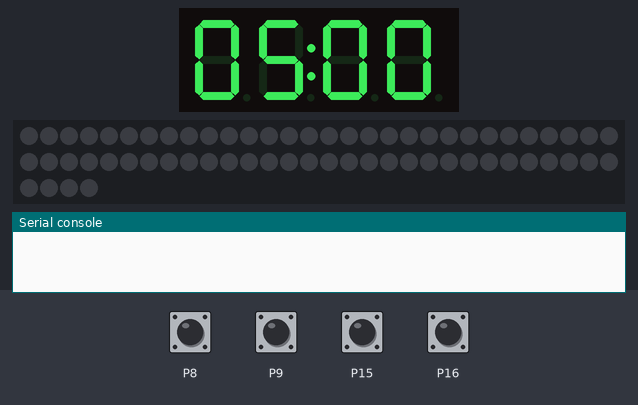
Simulated run of this program. Board: BBC micro:bit (MakeCode). On the bench: 4-digit seven-segment display, 64 RGB LEDs in strip order, left to right, continuing on the next row, the last lines printed to the serial console. The inputs (shaded band) are chosen by the test bench; at power-on: P8, P9, P15, P16 HIGH. Dim RGB values are drawn brighter than linear; random numbers come from a fixed seed.

Above: at 1.2 s.
1.3 s: P15 pulled LOW for 0.15 s
At 2.8 s:
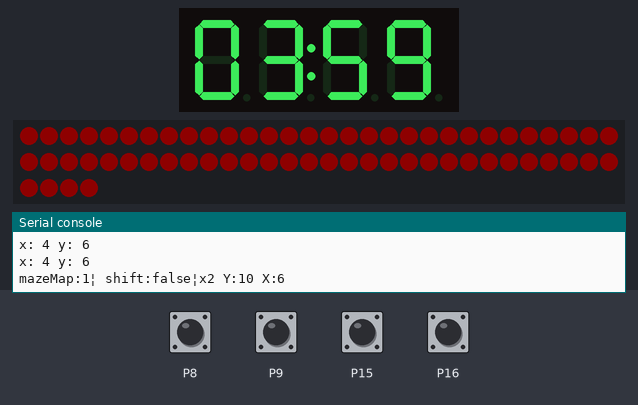
4.4 s: P8 pulled LOW for 0.15 s
At 5.5 s:
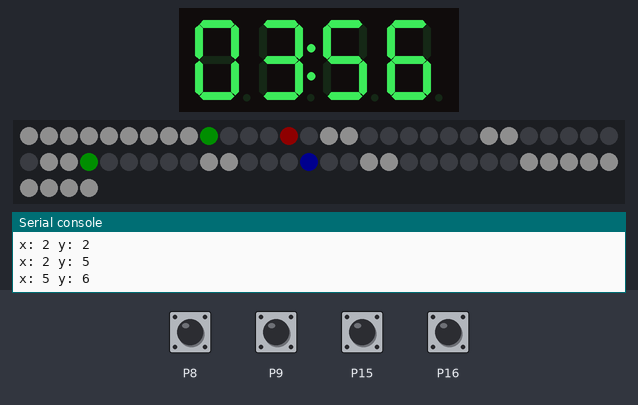
6.5 s: P9 pulled LOW for 0.15 s
At 7.8 s:
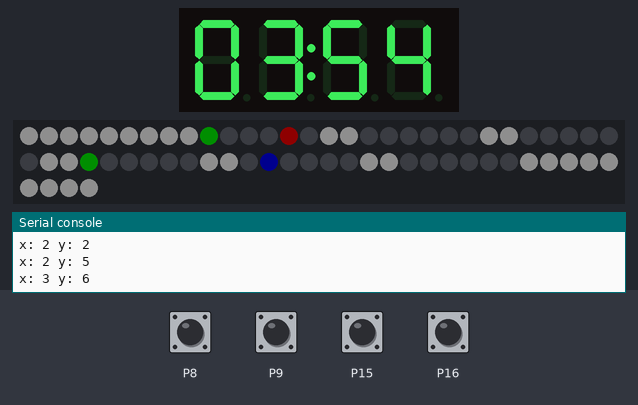
8.1 s: P16 pulled LOW for 0.15 s
At 9.7 s:
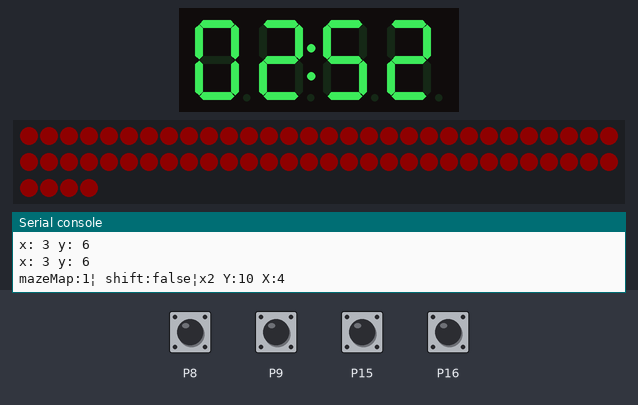
10.5 s: P8 pulled LOW for 1 s
At 11.8 s:
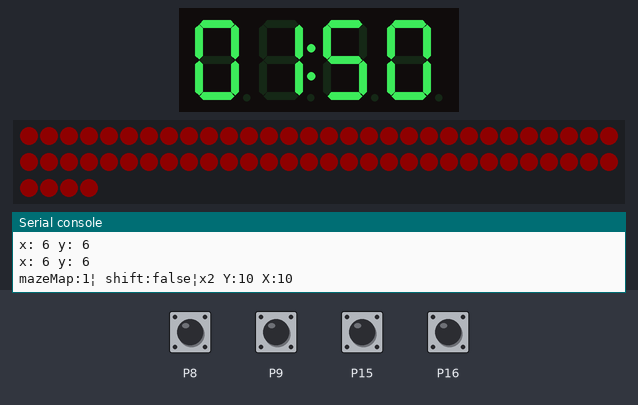
13.0 s: P9 pulled LOW for 1 s
At 14.7 s:
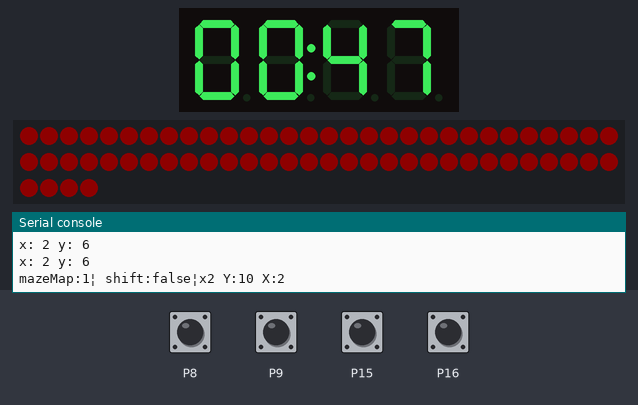
Timing chart, 0 to 16.2 s (numbered marks = the images above; inputs shaded):
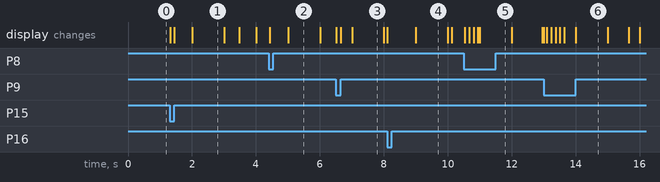

Measured:
- what the display in image 3 shows lasts 1.0 s, from 7.0 s to 8.0 s

The program:

MINI-MAZE-v1.py
```python
#from microbit import *

MAZE_LEVELS = [
    [  # Level 03
        [1, 1, 1, 0, 1, 1, 1, 1, 2, 1, 1],
        [1, 0, 1, 0, 0, 0, 0, 0, 0, 0, 1],
        [1, 0, 1, 0, 1, 1, 1, 1, 1, 1, 1],
        [1, 0, 1, 0, 1, 0, 0, 0, 0, 0, 1],
        [1, 0, 1, 1, 1, 0, 1, 1, 1, 0, 1],
        [1, 0, 0, 0, 0, 0, 1, 0, 0, 0, 1],
        [1, 0, 1, 1, 1, 1, 1, 1, 1, 1, 1],
        [1, 0, 0, 0, 0, 0, 0, 0, 0, 0, 1],
        [1, 1, 1, 1, 1, 1, 1, 1, 1, 0, 1],
        [1, 0, 0, 0, 0, 0, 0, 0, 1, 0, 1],
        [1, 1, 1, 1, 1, 0, 1, 1, 1, 0, 1],
    ],
    [  # Level 07
            [1, 0, 2, 1, 1, 1, 1, 0, 1, 1, 1],
            [1, 0, 1, 0, 0, 0, 1, 0, 1, 0, 1],
            [1, 1, 1, 1, 1, 0, 1, 1, 1, 0, 1],
            [1, 0, 0, 0, 0, 0, 0, 0, 0, 0, 1],
            [1, 0, 1, 1, 1, 1, 1, 1, 1, 0, 1],
            [1, 0, 1, 0, 0, 0, 0, 0, 1, 0, 1],
            [1, 0, 1, 1, 1, 0, 1, 1, 1, 1, 1],
            [1, 0, 0, 0, 1, 0, 0, 0, 0, 0, 0],
            [1, 0, 1, 0, 1, 1, 1, 1, 1, 1, 1],
            [1, 0, 1, 0, 0, 0, 0, 0, 0, 0, 0],
            [1, 1, 1, 1, 1, 1, 1, 1, 1, 1, 1],
    ],
    [  # Level 02

            [1, 1, 1, 1, 1, 0, 1, 0, 1, 1, 1],
            [1, 0, 0, 0, 1, 0, 1, 0, 1, 0, 1],
            [1, 0, 1, 0, 1, 0, 1, 1, 1, 0, 1],
            [0, 0, 1, 0, 1, 0, 0, 0, 0, 0, 1],
            [1, 1, 1, 0, 1, 0, 1, 1, 1, 0, 1],
            [1, 0, 1, 0, 1, 0, 1, 0, 1, 0, 1],
            [1, 0, 1, 0, 1, 0, 1, 0, 1, 0, 1],
            [1, 0, 1, 0, 1, 0, 1, 0, 1, 0, 1],
            [1, 0, 1, 1, 1, 0, 1, 0, 1, 0, 2],
            [1, 0, 0, 0, 0, 0, 1, 0, 1, 0, 1],
            [1, 1, 1, 1, 1, 1, 1, 0, 1, 1, 1],
        ],
]


MAZE_DISPLAY_LEVELS = [
    [ # Level 03
        [5, 1, 1, 4],
        [3, 5, 1, 1],
    ],
    [ # Level 07
        [3, 1, 4, 1],
        [3, 2, 3, 4],
    ],
    [ # Level 02
        [2, 5, 4, 4],
        [2, 6, 4, 6],
    ],

]
### Game Variables
SOLVED = False

### Countdown Variables
countdwonTime = 5 * 60 * 1000
tm = TM1637.create(DigitalPin.P12, DigitalPin.P2, 7, 4)
tm.show_dp(1, True)
countdownIsRunning = False

### Maze Variables
mazeCurrentLevel = 0
mazeCurrentX = 0
mazeCurrentY = 0
mazeModuleDefused = False

SHIFT = False ### Microbit testing only

### NeoPixel
#LED_BRIGHTNESS = 0.5
pixels = neopixel.create(DigitalPin.P0, 64, NeoPixelMode.RGB)
pixels.set_brightness(15)
pixels.show()

### COLORS
cWhite = neopixel.colors(NeoPixelColors.WHITE)
cRed = neopixel.colors(NeoPixelColors.RED)
cGreen = neopixel.colors(NeoPixelColors.GREEN)
cBlue = neopixel.colors(NeoPixelColors.BLUE)
cClear = neopixel.colors(NeoPixelColors.BLACK)

### Buttons
pins.set_pull(DigitalPin.P8, PinPullMode.PULL_UP) # right
pins.set_pull(DigitalPin.P16, PinPullMode.PULL_UP) # up
pins.set_pull(DigitalPin.P15, PinPullMode.PULL_UP) # down
pins.set_pull(DigitalPin.P9, PinPullMode.PULL_UP) # left


def on_pulsed_p8_low():
    global countdownIsRunning
    if countdownIsRunning:
        mazeTryToMove(0, 1) # Right
        mazePrintLevel()
        mazeShowPlayer()
    else:
        initGame()
        countdownIsRunning = True
    pause(100)

def on_pulsed_p16_low():
    global countdownIsRunning
    if countdownIsRunning:
        mazeTryToMove(-1, 0) # up
        mazePrintLevel()
        mazeShowPlayer()
    else:
        initGame()
        countdownIsRunning = True
    pause(100)

def on_pulsed_p15_low():
    global countdownIsRunning
    if countdownIsRunning:
        mazeTryToMove(1, 0) # down
        mazePrintLevel()
        mazeShowPlayer()
    else:
        initGame()
        countdownIsRunning = True
    pause(100)

def on_pulsed_p9_low():
    global countdownIsRunning
    if countdownIsRunning:
        mazeTryToMove(0, -1) # left
        mazePrintLevel()
        mazeShowPlayer()
    else:
        initGame()
        countdownIsRunning = True
    pause(100)

def printDebug():
    serial.write_line("mazeMap:" + mazeGetLevelAtPos(mazeCurrentY, mazeCurrentX, mazeCurrentLevel) + "¦ shift:" + SHIFT + "¦x2 Y:" + mazeCurrentY +" X:"+ mazeCurrentX)

def mazeGetLevelAtPos(y,x, level):
    return MAZE_LEVELS[level][y-2][x-2]

def mazeHidePlayer():
    showPixelOnMatrix(mazeCurrentY, mazeCurrentX, cClear)

def mazeShowPlayer():
    showPixelOnMatrix(mazeCurrentY, mazeCurrentX, cBlue)

def mazeTryToMove(moveY, moveX):
    global mazeCurrentX
    global mazeCurrentY

    mazeHidePlayer()
    mazePossibleX = mazeCurrentX + moveX
    mazePossibleY = mazeCurrentY + moveY
    #serial.write_line("possy: " + mazePossibleY + " possx: " + mazePossibleX)
    outOfBox = mazePossibleX <= 1 or mazePossibleY <= 1 or mazePossibleX > 12 or mazePossibleY > 12
    #serial.write_line("outOfBox: "+ outOfBox)

    printDebug()
    if not outOfBox:
        #serial.write_line("levelAt: "+mazeGetLevelAtPos(mazePossibleY, mazePossibleX, mazeCurrentLevel))
        if mazeGetLevelAtPos(mazePossibleY, mazePossibleX, mazeCurrentLevel) == 0:
            #music.play_melody("B G A E F ", 120)
            error()
        else:
            mazeCurrentY = mazePossibleY + moveY #The move has to be applied twice in "big" coords
            mazeCurrentX = mazePossibleX + moveX
            mazeCheckWin()
    else:
        error()

def error():
    global countdwonTime
    pixels.show_color(cRed)
    if countdwonTime>=60000:
        countdwonTime -= 60000
    else:
        countdwonTime = 0
    pause(2000)
    pixels.clear()
    drawWalls()
    mazePrintLevel()

def millisToTime(millis):
    TotalSeconds = millis // 1000
    minutes = TotalSeconds // 60
    seconds = TotalSeconds % 60
    return minutes, seconds


def onEvery_interval():
    global countdwonTime
    if countdownIsRunning and countdwonTime > 0:
        countdwonTime -= 1000
    if not SOLVED:
        minutes, seconds = millisToTime(countdwonTime)
        tm.show_number(minutes * 100 + seconds)
        tm.show_dp(1, True)


loops.every_interval(1000, onEvery_interval)
def drawWalls():
    walls = [0, 1, 2, 3, 4, 5, 6, 7, 8,
            15, 16, 23, 24, 31, 32, 39,
            40, 47, 48, 55, 56, 57, 58,
            59, 60, 61, 62, 63]
    for NeoPixelLed in walls:
        pixels.set_pixel_color(NeoPixelLed,cWhite)


def showPixelOnMatrix(y, x, color):
    y /= 2
    x /= 2
    x += 1
    y += 1
    serial.write_line("x: " + x + " y: " +y)
    if y > 8 or x > 8:
        print('row or column to big (max 8)')
    else:
        lednumber = x + (8 * (y - 1)) -1
        pixels.set_pixel_color(lednumber, color)
        pixels.show()

def mazePrintLevel():  # displays displays the red and the two green dots
    colors = [cBlue, cRed, cGreen, cGreen]
    for point in range(1, 4):
        pointY = MAZE_DISPLAY_LEVELS[mazeCurrentLevel][0][point]*2
        pointX = MAZE_DISPLAY_LEVELS[mazeCurrentLevel][1][point]*2
        showPixelOnMatrix(pointY, pointX, colors[point])


def mazeInitLevel():
    global mazeCurrentX
    global mazeCurrentY
    mazeCurrentY = MAZE_DISPLAY_LEVELS[mazeCurrentLevel][0][0]*2
    mazeCurrentX = MAZE_DISPLAY_LEVELS[mazeCurrentLevel][1][0]*2


def initGame():
    global mazeCurrentLevel
    mazeCurrentLevel = randint(0, 2)
    drawWalls()
    mazeInitLevel()
    mazePrintLevel()
    mazeShowPlayer()
    pixels.show()

def mazeCheckWin():
    if mazeGetLevelAtPos(mazeCurrentY, mazeCurrentX, mazeCurrentLevel) == 2:
        pixels.clear()
        pixels.show_color(cGreen)
        pixels.show()
        global SOLVED
        SOLVED = True
        global countdownIsRunning
        countdownIsRunning = False

def on_forever():
    if (pins.digital_read_pin(DigitalPin.P16)==0):
        on_pulsed_p16_low()
    if (pins.digital_read_pin(DigitalPin.P15)==0):
        on_pulsed_p15_low()
    if (pins.digital_read_pin(DigitalPin.P9)==0):
        on_pulsed_p9_low()
    if (pins.digital_read_pin(DigitalPin.P8)==0):
        on_pulsed_p8_low()
    if countdwonTime <= 0:
        global countdownIsRunning
        countdownIsRunning = False
        pixels.show_color(cRed)
        pause(2000)


basic.forever(on_forever)
```
